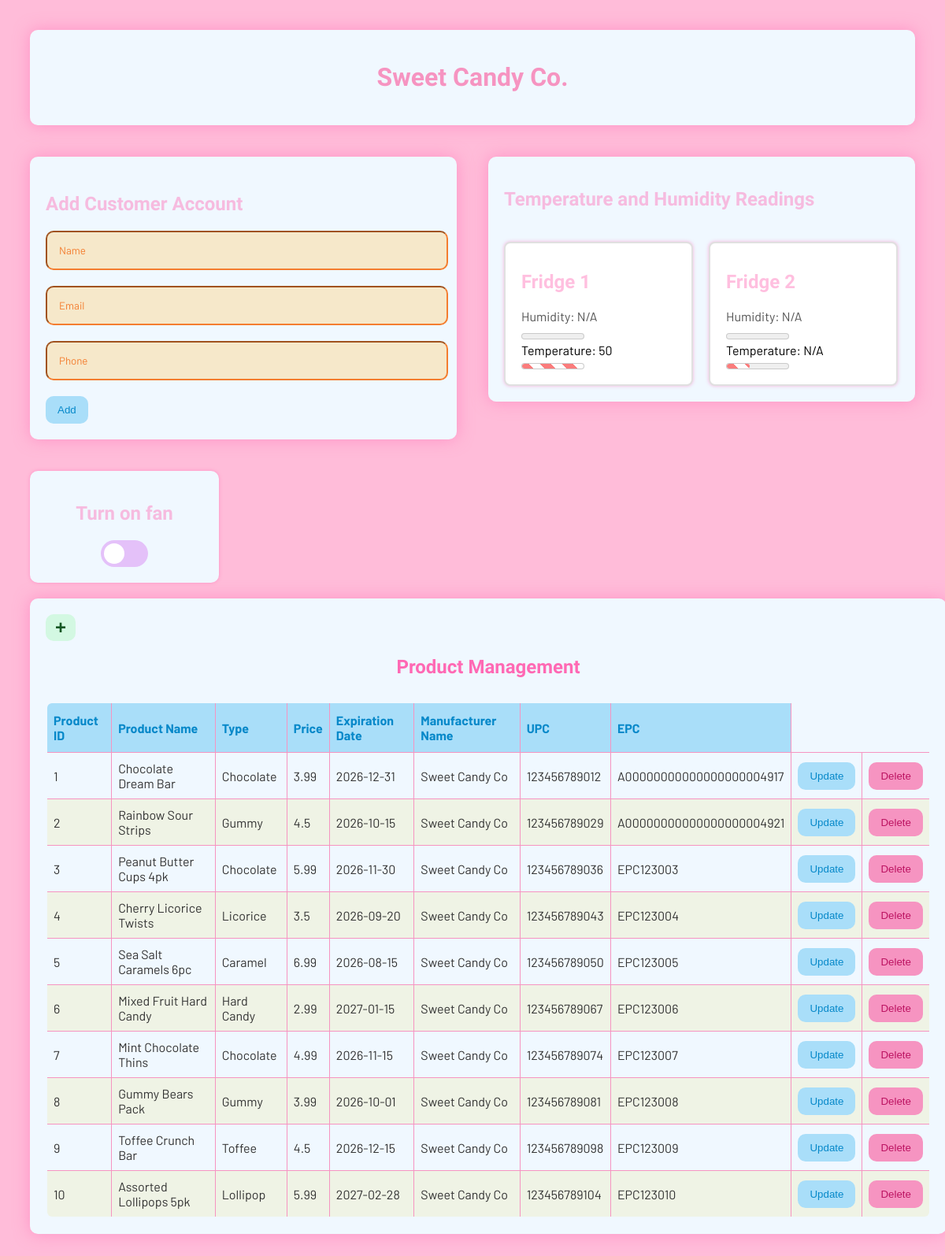
The page / on the database its author committed.
### Models/product.py (models this page shows, shortened)
class Product(Base):
    __tablename__ = 'product'
    productId = Column(Integer, primary_key=True, autoincrement=True)
    name = Column(String(100), nullable=False)
    type = Column(String(50), nullable=False)
    price = Column(Numeric(10,0), nullable=False)
    expirationDate = Column(Date, nullable=False)
    discountPercentage = Column(Numeric(3,2), default=1.00)
    manufacturerName = Column(String(100))
    upc = Column(String(50), nullable=False, unique=True)
    epc = Column(String(50), nullable=False)
    cart_items = relationship("CartItem", back_populates="product")
    inventory = relationship("Inventory", back_populates="product")
    @staticmethod
    def get_allProducts():
        query = "SELECT * FROM product WHERE 1;"
        rows = fetchall(query)
        if rows is False or rows is None:
            return False, "Failed retrieve Products"
        keys = ['productId','name','type','price','expirationDate','discountPercentage','manufacturerName','upc','epc']
        product_list = [SimpleNamespace(**{k: row[i] for i,k in enumerate(keys)}) for row in rows]
        return product_list

### app.py (the view)
@app.route('/')
def index():
    fridge_data = [
        {
        'name': 'Fridge 1',
        'temperature': sensor_data['Frig1']['temperature'] or 'N/A',
        'humidity': sensor_data['Frig1']['humidity'] or 'N/A'
        },
        {
        'name' : 'Fridge 2',
        'temperature': sensor_data['Frig2']['temperature'] or 'N/A',
        'humidity': sensor_data['Frig2']['humidity'] or 'N/A'
        }
    ]
    products = Product.get_allProducts()
    print(products)
    return render_template('index.html', fridges=fridge_data,products=products)

### Models/database.py (called while the page is built)
def get_connection():
    return sqlite3.connect(DB_PATH)

@contextmanager
def get_cursor():
    conn = get_connection()
    try:
        cursor = conn.cursor()
        yield cursor
        conn.commit()
    finally:
        conn.close()

def fetchall(query, params=None):
    with get_cursor() as cursor:
        if params:
            cursor.execute(query, params)
        else:
            cursor.execute(query)
        return cursor.fetchall()

### templates/index.html (shortened to what this page needs)
<!DOCTYPE html>
<html>
<head>
  <link rel="stylesheet" href="{{ url_for('static', filename='style.css') }}">
</head>
<body>
  <div class="title-box">
    <h1>Sweet Candy Co.</h1>
  </div>
  <div class="section-1">
    <div class="form-container">
      <h2>Add Customer Account</h2>
      <form action="/add" method="post">
        <input type="text" name="name" placeholder="Name" required><br>
        <input type="email" name="email" placeholder="Email" required><br>
        <input type="tel" name="phone" placeholder="Phone" required><br>
        <button type="submit">Add</button>
      </form>
    </div>
    <div class="fridge-container">
      <h2>Temperature and Humidity Readings</h2>
      {% for fridge in fridges %}
        <div class="single-fridge-container" id="fridge-{{ loop.index }}">
          <h2>{{ fridge.name }}</h2>
          <div>Humidity: <span class="humidity" id="humidity-{{ loop.index }}">{{ fridge.humidity }}</span></div>
          <meter id="humidity-meter-{{ loop.index }}" min="0" max="100" value="{{ fridge.humidity|replace('%','') }}"></meter>
          <div>Temperature: <span class="temperature" id="temperature-{{ loop.index }}">{{ fridge.temperature }}</span></div>
          <meter id="temperature-meter-{{ loop.index }}" min="-30" max="50" value="{{ fridge.temperature|replace('°C','') }}"></meter>
        </div>
      {% endfor %}
    </div>
  </div>
  <div class="fan-container">
    <h2>Turn on fan</h2>
    <label class="switch">
      <span class="slider"></span>
    </label>
  </div>
   <div class="productManagement-container">
    <div class="productManagement-header">
      <button class="add-btn">+</button>
      <h2>Product Management</h2>
    </div>
    <table>
      <thead>
        <tr>
          <th>Product ID</th>
          <th>Product Name</th>
          <th>Type</th>
          <th>Price</th>
          <th>Expiration Date</th>
          <th>Manufacturer Name</th>
          <th>UPC</th>
          <th>EPC</th>
        </tr>
      </thead>
      <tbody>
        {% for product in products %}
        <tr>
          <td>{{product.productId}}</td>
          <td>{{product.name}}</td>
          <td>{{product.type}}</td>
          <td>{{product.price}}</td>
          <td>{{product.expirationDate}}</td>
          <td>{{product.manufacturerName}}</td>
          <td>{{product.upc}}</td>
          <td>{{product.epc}}</td>
          <td><button class="open-update-modal" data-index="{{ loop.index }}">Update</button></td>
          <td><button class="open-delete-modal" data-index="{{ loop.index }}">Delete</button></td>
        </tr>
        {% else %}
        <tr>
          <td colspan="6" style="text-align:center;">No bookings found</td>
        </tr>
        {% endfor %}
      </tbody>
    </table>
  </div>
</body>
</html>

### static/style.css (style rules this page uses)
body { font-family: 'Barlow', sans-serif; background: #ffbcd9; padding: 30px; }
h1 { font-family: 'Barriecito', 'Barlow', sans-serif; color: #F694C1; }
h2 { font-family: 'Barriecito', 'Barlow', sans-serif; color: #ff69b46d; }
.title-box { background-color: aliceblue; text-align: center; color: white; padding: 20px; box-shadow: 0 0 20px rgba(255, 105, 180, 0.5); border-radius: 10px; }
.section-1 { display: flex; gap: 40px; justify-content: center; align-items: flex-start; margin-top: 20px; }
.form-container { background: aliceblue; padding: 26px 20px 20px 20px; width: 100%; max-width: 550px; margin-top: 20px; border-radius: 10px; box-shadow: 0 0 20px rgba(255, 105, 180, 0.5); }
.fridge-container { background: aliceblue; padding: 20px; width: 100%; max-width: 550px; margin-top: 20px; border-radius: 10px; box-shadow: 0 0 20px rgba(255, 105, 180, 0.5); }
input { width: 95%; padding: 15px; border-radius: 10px; margin-bottom: 20px; border-color: #F47D2F; color: #F47D2F; background-color: #ffc8695a; font-family: 'Barlow', sans-serif; }
input::placeholder { color: #F47D2F; }
button { padding: 10px 15px; background: #A9DEF9; color: #0688c9; border: none; border-radius: 10px; }
.fridge-container { display: flex; flex-wrap: wrap; gap: 20px; padding: 20px; background-color: aliceblue; border-radius: 10px; font-family: 'Barlow', sans-serif; min-width: 240px; }
.single-fridge-container { flex: 0 0 calc(50% - 55px); background-color: #ffffff; border: 2px solid #e0e0e0; border-radius: 8px; padding: 15px 20px; box-shadow: 0 0px 4px rgba(255, 105, 180, 0.5); }
.single-fridge-container > div:nth-child(2), .single-fridge-container > div:nth-child(3) { font-size: 1rem; margin-bottom: 5px; color: #555; }
.fan-container { width: 200px; padding: 20px; margin-top: 40px; border-radius: 10px; text-align: center; background-color: aliceblue; box-shadow: 0 0px 4px rgba(255, 105, 180, 0.5); }
.switch { position: relative; display: inline-block; width: 60px; height: 34px; }
.slider { position: absolute; cursor: pointer; top: 0; left: 0; right: 0; bottom: 0; background-color: #E4C1F9; transition: .4s; border-radius: 34px; }
.slider:before { position: absolute; content: ""; height: 26px; width: 26px; left: 4px; bottom: 4px; background-color: white; transition: .4s; border-radius: 50%; }
.productManagement-container { background: aliceblue; padding: 20px; width: 100%; max-width: 1200px; margin-top: 20px; border-radius: 10px; box-shadow: 0 0 20px rgba(255, 105, 180, 0.5); font-family: 'Barlow', sans-serif; }
.productManagement-container h2 { color: #ff69b4; text-align: center; margin-bottom: 20px; padding-bottom: 10px; }
.productManagement-container table { width: 100%; border-collapse: collapse; margin-top: 10px; border: 2px solid #E4C1F9; border-radius: 8px; overflow: hidden; }
.productManagement-container th { background-color: #A9DEF9; color: #0688c9; padding: 12px 8px; text-align: left; font-weight: bold; border: 1px solid #F694C1; }
.productManagement-container td { padding: 10px 8px; color: #333; border: 1px solid #F694C1; align-items: center; }
.productManagement-container tbody tr:nth-child(even) { background-color: #EDE7B155; }
.add-btn { font-weight: bold; font-size: 1.5rem; line-height: 1; padding: 5px 12px; background: #D3F8E2; color: #155724; border-color: #D3F8E2; }
.open-delete-modal { background: #F694C1; color: #bc1361; }
.open-update-modal { padding: 10px 15px; background: #A9DEF9; color: #0688c9; border: none; border-radius: 10px; font-weight: 500; transition: background-color 0.2s, transform 0.1s; }

### rows shown on the page
Product: name "Chocolate Dream Bar", type "Chocolate", price "3.99", expirationDate "2026-12-31", manufacturerName "Sweet Candy Co", upc "123456789012", epc "A00000000000000000004917"
Product: name "Rainbow Sour Strips", type "Gummy", price "4.5", expirationDate "2026-10-15", manufacturerName "Sweet Candy Co", upc "123456789029", epc "A00000000000000000004921"
Product: name "Peanut Butter Cups 4pk", type "Chocolate", price "5.99", expirationDate "2026-11-30", manufacturerName "Sweet Candy Co", upc "123456789036", epc "EPC123003"
Product: name "Cherry Licorice Twists", type "Licorice", price "3.5", expirationDate "2026-09-20", manufacturerName "Sweet Candy Co", upc "123456789043", epc "EPC123004"
Product: name "Sea Salt Caramels 6pc", type "Caramel", price "6.99", expirationDate "2026-08-15", manufacturerName "Sweet Candy Co", upc "123456789050", epc "EPC123005"
Product: name "Mixed Fruit Hard Candy", type "Hard Candy", price "2.99", expirationDate "2027-01-15", manufacturerName "Sweet Candy Co", upc "123456789067", epc "EPC123006"
Product: name "Mint Chocolate Thins", type "Chocolate", price "4.99", expirationDate "2026-11-15", manufacturerName "Sweet Candy Co", upc "123456789074", epc "EPC123007"
Product: name "Gummy Bears Pack", type "Gummy", price "3.99", expirationDate "2026-10-01", manufacturerName "Sweet Candy Co", upc "123456789081", epc "EPC123008"
Product: name "Toffee Crunch Bar", type "Toffee", price "4.5", expirationDate "2026-12-15", manufacturerName "Sweet Candy Co", upc "123456789098", epc "EPC123009"
Product: name "Assorted Lollipops 5pk", type "Lollipop", price "5.99", expirationDate "2027-02-28", manufacturerName "Sweet Candy Co", upc "123456789104", epc "EPC123010"

### other values the page prints
{{ fridge.name }} "Fridge 1" "Fridge 2"
{{ fridge.temperature }} "50"
{{ product.productId }} "1" "2" "3" "4" "5" "6" "7" "8" "9" "10"
